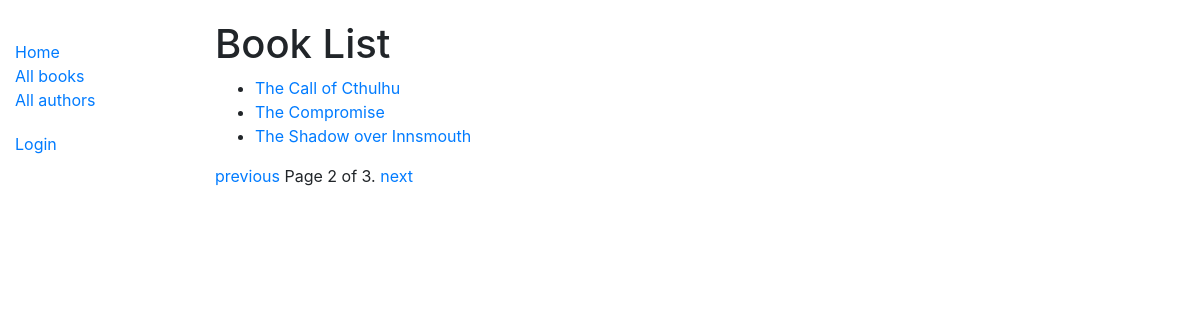
Page /catalog/books/?page=2 on the earlier database version.
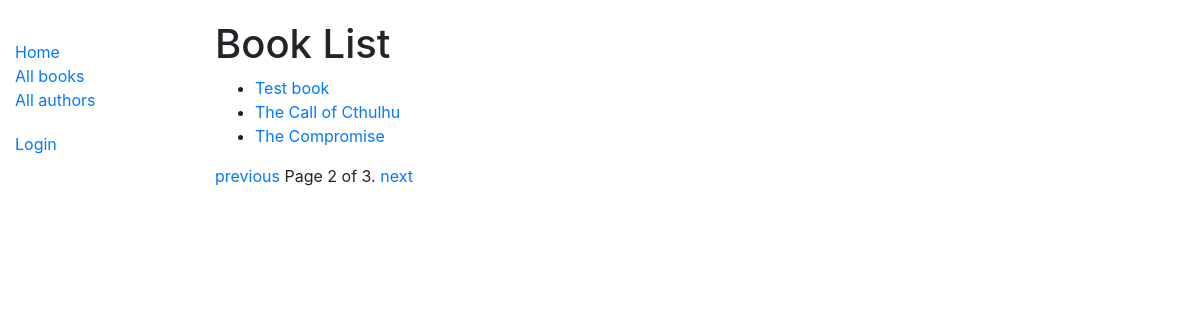
Same page on the later database version.
### catalog/models.py (models this page shows, shortened)
class Book(models.Model):
	title = models.CharField(max_length=200)
	summary = models.TextField()
	author = models.ForeignKey('Author', on_delete=models.SET_NULL, null=True)
	isbn = models.CharField('ISBN', max_length=13, help_text='13 Character <a href="https://www.isbn-international.org/content/what-isbn">ISBN number</a>')
	genre = models.ManyToManyField(Genre, help_text='Select a genre for this book')
	def get_absolute_url(self):
		return reverse('book-detail', args=[str(self.id)])
	class Meta:
		ordering = ['title']
	def display_genre(self):
		return ', '.join(genre.name for genre in self.genre.all())
	display_genre.short_description = 'Genre'

### catalog/views.py (the view)
# urls.py: path('books/', views.BookListView.as_view(), name='books'),
class BookListView(generic.ListView):
	model = Book
	paginate_by = 3

### catalog/templates/catalog/book_list.html (shortened to what this page needs)
{% extends "base_generic.html" %}
{% block content %}
<h1>Book List</h1>
{% if book_list %}
<ul>
	{% for book in book_list %}
		<li>
			<a href="{{ book.get_absolute_url }}">{{ book.title }}</a>
		</li>
	{% endfor %}
</ul>
{% else %}
<p>There are no books in the library</p>
{% endif %}
{% endblock %}

Differences in the rows shown:
no longer on this page (row unchanged): Book: title "The Shadow over Innsmouth"
added Book: title "Test book"
